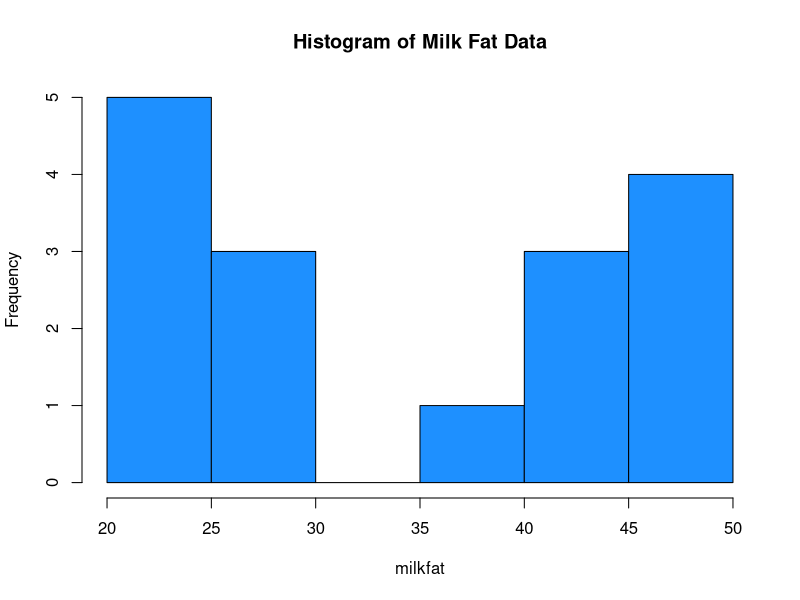
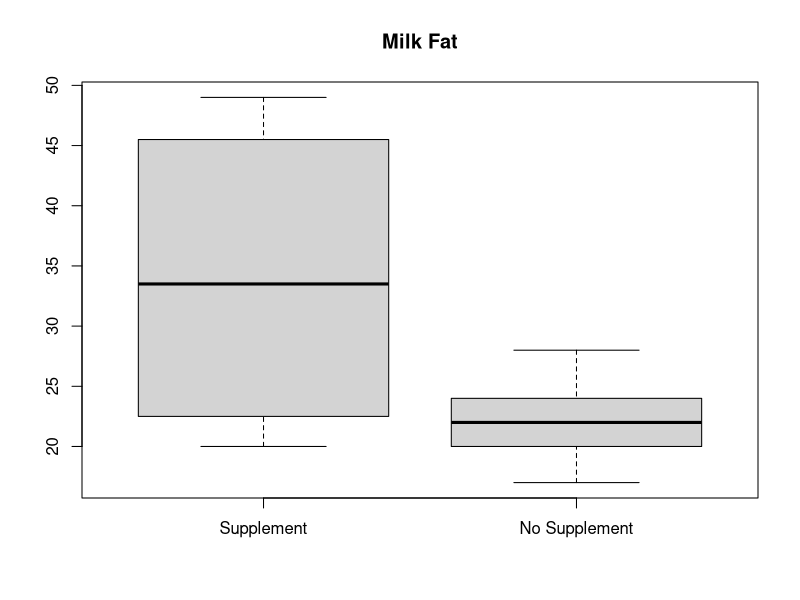
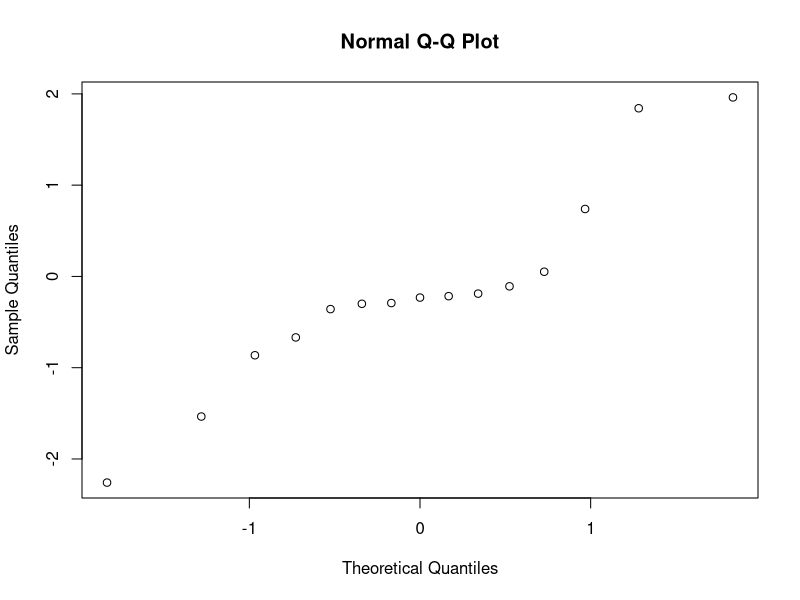
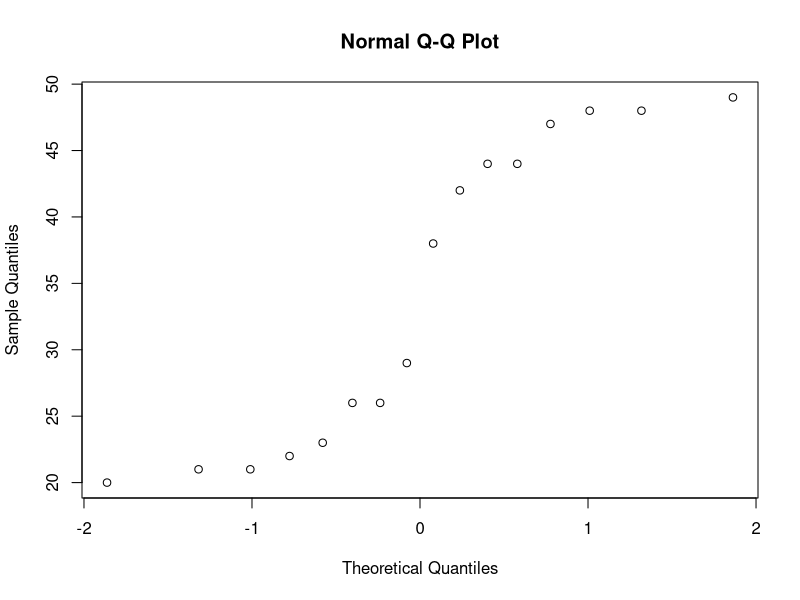
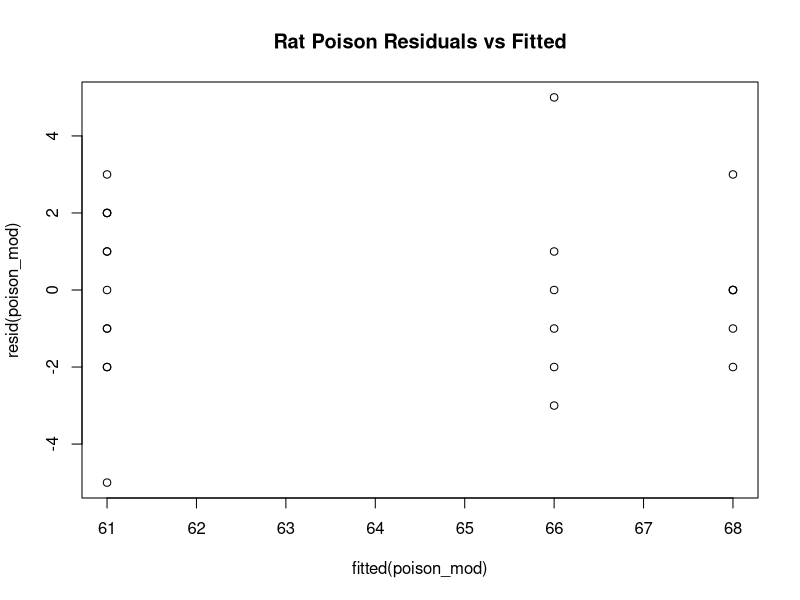
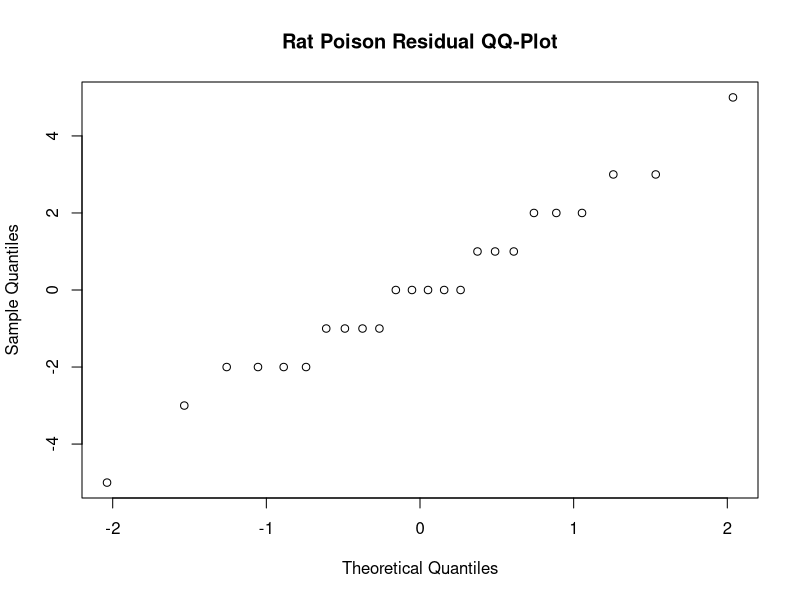
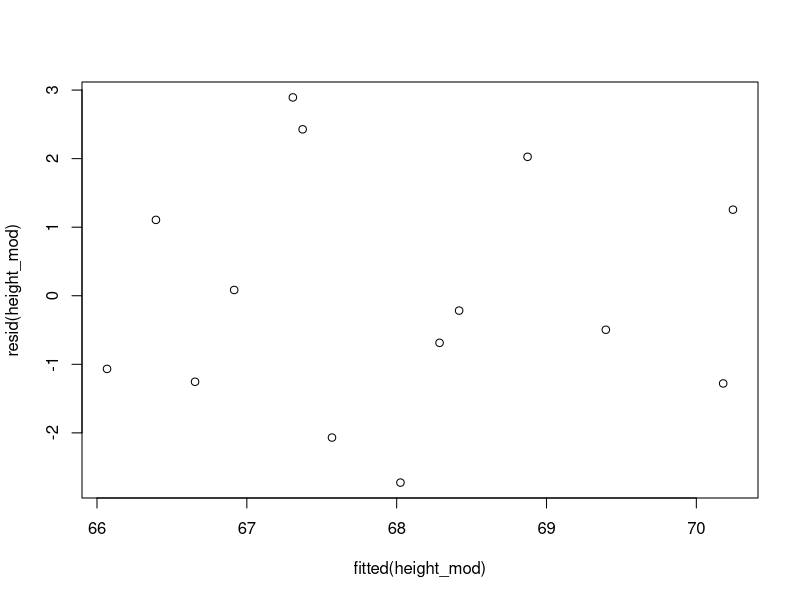
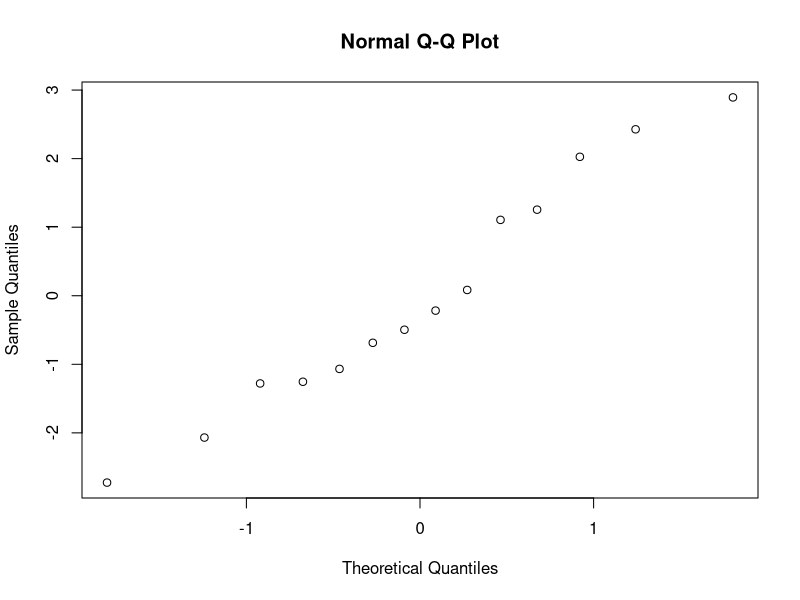

The R source for these figures, in order:
## ---- chunk 1
knitr::opts_chunk$set(echo = TRUE, eval = FALSE)
## ---- chunk 2
milkfat <- c(20, 38, 44, 49, 42, 21, 48, 47, 21,
           22, 23, 26, 26, 44, 48, 29)
## ---- chunk 3
hist(milkfat, main = "Histogram of Milk Fat Data",
     col = "dodgerblue", breaks = seq(20, 50, 5))
## ---- chunk 4
median(milkfat)
## ---- chunk 5
vals <- c(1, 3, 6, 2)
sum(vals)
## ---- chunk 6
length(milkfat)
## ---- chunk 7
mean(milkfat)
## ---- chunk 8
quantile(milkfat, probs = c(0.2, 0.5, 0.8))
## ---- chunk 9
IQR(milkfat)
## ---- chunk 10
range(milkfat)
## ---- chunk 11
sd(milkfat)
## ---- chunk 12
var(milkfat)
## ---- chunk 13
sqrt(9)
## ---- chunk 14
milkfat_supp <- milkfat
milkfat_nosupp <- c(20, 21, 22, 22, 23, 24, 18, 27, 25,
                    25, 19, 21, 28, 18, 17, 21, 23)

boxplot(milkfat_supp, milkfat_nosupp, main = "Milk Fat",
        names = c("Supplement", "No Supplement"))
## ---- chunk 15
dbinom(2, size = 3, prob = 9/16)

dbinom(1:3, size = 3, prob = 9/16)
sum(dbinom(1:3, size = 3, prob = 9/16))
## ---- chunk 16
pnorm(2/3)
1 - pnorm(2/3)
pnorm(2/3, lower.tail = F)

pnorm(72, mean = 70, sd = 3)

pnorm(16, mean = 16.1, sd = 0.3, lower.tail = F)
## ---- chunk 17
qnorm(0.5)
qnorm(0.975)

qnorm(0.99, 16.1, 0.3)
qnorm(0.99)
qnorm(0.99)*0.3 + 16.1
## ---- chunk 18
rnorm(15)

rnorm(20, mean = 70, sd = 3)
## ---- chunk 19
x <- rnorm(15)
qqnorm(x)

qqnorm(milkfat)
## ---- chunk 20
qt(0.975, df = 39)
qt(0.025, df = 39)

qt(0.975, df = 5)
qt(0.975, df = 10)
qt(0.975, df = 15)
## ---- chunk 21
seedlings <- c(2.6, 1.9, 1.8, 1.6, 1.4, 2.2, 1.2, 1.6, 1.6,
               1.5, 1.4, 1.6, 2.3, 1.5, 1.1, 1.6, 2.0, 1.5,
               1.7, 1.5, 1.6, 2.1, 2.2, 1.0, 1.2, 1.2, 1.8,
               1.7, 0.8, 1.5, 2.0, 2.2, 1.5, 1.6, 2.2, 2.1,
               1.6, 1.7, 1.7, 1.2)

t.test(seedlings, conf.level = 0.95)
## ---- chunk 22
pt(2, df = 10)

2*pt(2.664, df = 39, lower.tail = F)
## ---- chunk 23
starved <- c(1.9, 2.1, 3.8, 9.0, 9.6, 13.0, 14.7, 17.9,
             21.7, 29.0, 72.3)
fed <- c(1.5, 1.7, 2.4, 3.6, 5.7, 22.6, 22.8, 39.0, 54.4,
         72.1, 73.6, 79.5, 88.9)

wilcox.test(starved, fed, alternative = "less")
## ---- chunk 24
coag_time <- c(62, 60, 63, 59,
               63, 67, 71, 64, 65, 66,
               68, 66, 71, 67, 68, 68,
               56, 62, 60, 61, 63, 64, 63, 59)
poison <- c(rep("trt1", 4), rep("trt2", 6),
            rep("trt3", 6), rep("trt4", 8))

# Run ANOVA model and save the model object
poison_mod <- aov(coag_time ~ poison)
poison_mod
## ---- chunk 25
summary(poison_mod)
## ---- chunk 26
fitted(poison_mod)
resid(poison_mod)

plot(fitted(poison_mod), resid(poison_mod),
     main = "Rat Poison Residuals vs Fitted")

qqnorm(resid(poison_mod),
       main = "Rat Poison Residual QQ-Plot")
## ---- chunk 27
qtukey(0.95, nmeans = 4, df = 20)/sqrt(2)
## ---- chunk 28
so2 <- c(438, 619, 732, 638,
         857, 1014, 1153, 883, 1053,
         925, 786, 1179, 786,
         893, 891, 917, 695, 675, 595)
plants <- c(rep("plant1", 4), rep("plant2", 5),
            rep("plant3", 4), rep("plant4", 6))

kruskal.test(so2 ~ plants)
## ---- chunk 29
fathers <- c(71.3, 65.5, 65.9, 68.6, 71.4, 68.4, 65.0, 66.3,
             68.0, 67.3, 67.0, 69.3, 70.1, 66.9)
sons <- c(68.9, 67.5, 65.4, 68.2, 71.5, 67.6, 65.0, 67.0,
          65.3, 65.5, 69.8, 70.9, 68.9, 70.2)

cor(fathers, sons)
## ---- chunk 30
height_mod <- lm(sons ~ fathers)
height_mod

# View more detailed output
summary(height_mod)

# Make residual plots
plot(fitted(height_mod), resid(height_mod))
qqnorm(resid(height_mod))
## ---- chunk 31
# By default, predict will return fitted values
predict(height_mod)

# Specify new data by including it in a dataframe object
new_fathers <- data.frame(fathers = 70)

predict(height_mod, newdata = new_fathers)

# Create 95% CI and PI by setting the "interval" argument
predict(height_mod, newdata = new_fathers,
        interval = "confidence")
predict(height_mod, newdata = new_fathers,
        interval = "prediction")

# We can also predict on multiple new values at once
new_fathers <- data.frame(fathers = c(66, 68, 70))

predict(height_mod, newdata = new_fathers,
        interval = "prediction")
## ---- chunk 32
pchisq(2.29, df = 4, lower.tail = F)
## ---- chunk 33
# Observed counts
obs <- c(85, 58, 61, 60, 55)

# Keep expected counts as probabilities
exp <- c(0.25, 0.2, 0.2, 0.2, 0.15)

# Use chisq.test to perform test automatically
chisq.test(obs, p = exp, correct = FALSE)
## ---- chunk 34
# Build a matrix to hold categorical data
survey <- matrix(c(345, 135, 20, 222, 20, 8),
                 nrow = 2, ncol = 3, byrow = T)

chisq.test(survey, correct = F)
